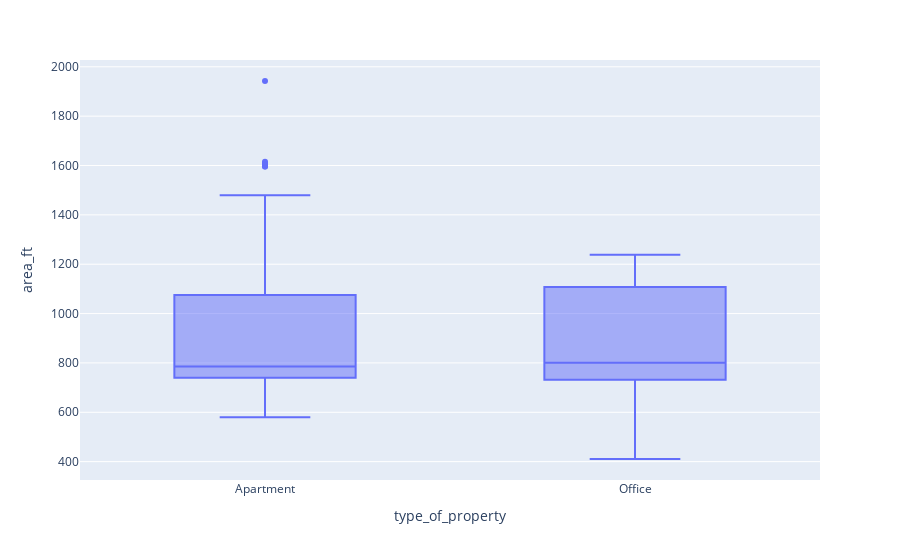

The notebook cell this image was saved under:
### Markdown cell above
Для этого мы можем использовать box-plot.

### Code cell
import plotly.express as px

fig = px.box(df, x="type_of_property", y="area_ft")
fig.show()

### Figure 1 — Plotly figure (JSON) as saved in the notebook; plotly's stock layout.template omitted (floating-point values rounded to 4 significant figures; data arrays with more than 128 entries replaced by an {"elided": "..."} marker saying what was removed)
{"data": [{"alignmentgroup": "True", "hovertemplate": "type_of_property=%{x}<br>area_ft=%{y}<extra></extra>", "legendgroup": "", "marker": {"color": "#636efa"}, "name": "", "notched": false, "offsetgroup": "", "orientation": "v", "showlegend": false, "type": "box", "x": {"elided": "195 str values"}, "x0": " ", "xaxis": "x", "y": {"elided": "195 float values"}, "y0": " ", "yaxis": "y"}], "layout": {"boxmode": "group", "legend": {"tracegroupgap": 0}, "margin": {"t": 60}, "xaxis": {"anchor": "y", "domain": [0, 1], "title": {"text": "type_of_property"}}, "yaxis": {"anchor": "x", "domain": [0, 1], "title": {"text": "area_ft"}}}}
